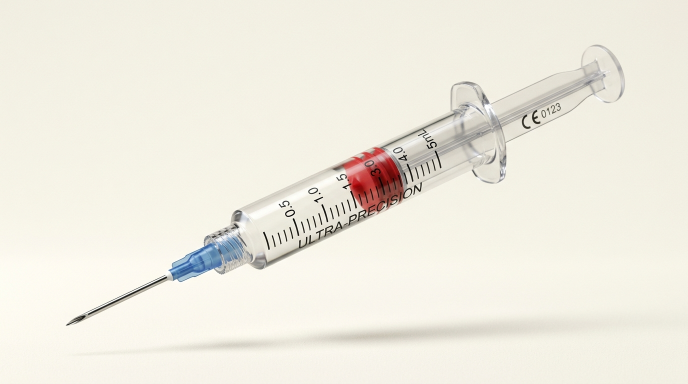
#> input picture assets/syringe_hero.jpg, 1376 x 768 px, found by its file name (shown at 1/2 size)
$ python cutout_syringe.py
#> lines starting #> are read from the running program, lines starting #| are printed output that depends on the picture; after the words box and inside, x2 and y2 are one past the last pixel; in counts of white or black regions, pixels touching at a corner belong together
import cv2
import numpy as np

def clean_cutout(img_path, out_path):
#> called with img_path = 'd:/3d/new2/assets/syringe_hero.jpg', out_path = 'd:/3d/new2/assets/syringe_hero.png'
    img = cv2.imread(img_path, cv2.IMREAD_COLOR)
#> img is the input picture: shape (768, 1376, 3); mean B, G, R 224.6, 235.8, 239.2
    h, w, _ = img.shape
#> h = 768; w = 1376

    # Convert to grayscale and LAB color space
    gray = cv2.cvtColor(img, cv2.COLOR_BGR2GRAY)
    lab = cv2.cvtColor(img, cv2.COLOR_BGR2LAB)
#> lab: shape (768, 1376, 3); mean of channels 0, 1, 2 237.9, 127.1, 134

    # Background color estimation from border samples (50px wide border)
    border_mask = np.ones((h, w), dtype=bool)
    border_mask[60:h-60, 60:w-60] = False

    bg_l = np.median(lab[border_mask, 0])
#> bg_l = 242
    bg_a = np.median(lab[border_mask, 1])
#> bg_a = 127
    bg_b = np.median(lab[border_mask, 2])
#> bg_b = 134

    # Compute delta-E color distance from background
    diff_l = lab[:, :, 0].astype(np.float32) - bg_l
    diff_a = lab[:, :, 1].astype(np.float32) - bg_a
    diff_b = lab[:, :, 2].astype(np.float32) - bg_b
    delta_e = np.sqrt(diff_l**2 + diff_a**2 + diff_b**2)

    # Also find edges with Canny
    edges = cv2.Canny(gray, 20, 70)
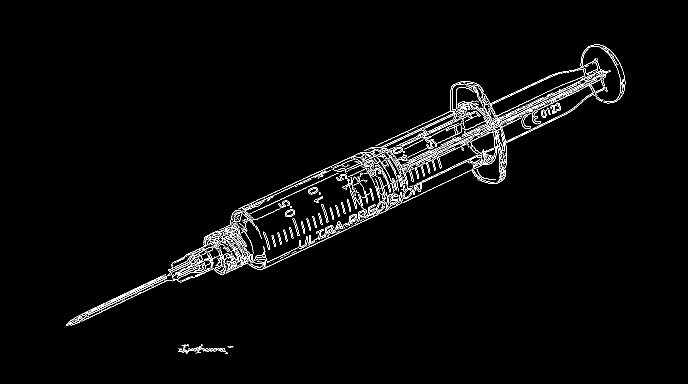
#> edges: shape (768, 1376) (shown at 1/2 size); 2.2% white in thin lines or dots, all inside (x1, y1, x2, y2) = (132, 89, 1251, 708)
    kernel_dil = cv2.getStructuringElement(cv2.MORPH_ELLIPSE, (5, 5))
    dilated_edges = cv2.dilate(edges, kernel_dil, iterations=1)
#> dilated_edges: shape (768, 1376); 7.7% white; 18 white regions, largest, box (x1, y1, x2, y2) and area: (130, 87, 1253, 654) 77177, (354, 686, 458, 710) 1238, (641, 406, 659, 447) 344

    # Syringe mask threshold (strict on background)
    # The syringe is clearly distinct from cream background
    mask = (delta_e > 16.0).astype(np.uint8) * 255
#> mask: shape (768, 1376); 7.8% white; 310 white regions (283 under 20 px), largest, box (x1, y1, x2, y2) and area: (131, 99, 1215, 652) 69471, (620, 646, 1075, 687) 8337, (387, 682, 538, 699) 1216
    mask = cv2.bitwise_or(mask, dilated_edges)
#> mask: shape (768, 1376); 9.9% white; 234 white regions (214 under 20 px), largest, box (x1, y1, x2, y2) and area: (130, 87, 1253, 654) 90547, (620, 646, 1075, 687) 8337, (354, 682, 538, 710) 2350

    # Perform morphological closing to fill internal transparent holes inside the syringe barrel/plastic
    kernel_close = cv2.getStructuringElement(cv2.MORPH_ELLIPSE, (15, 15))
    closed = cv2.morphologyEx(mask, cv2.MORPH_CLOSE, kernel_close)
#> closed: shape (768, 1376); 11.3% white; 8 white regions (5 under 20 px)

    # Find contours and keep the main syringe object
    contours, hierarchy = cv2.findContours(closed, cv2.RETR_EXTERNAL, cv2.CHAIN_APPROX_SIMPLE)
#> contours = 6 contours, 3 with area under 20; largest, box (x1, y1, x2, y2) and area: (130, 87, 1253, 654) 117781, (606, 645, 1092, 687) 8963, (354, 682, 555, 710) 2570

    final_mask = np.zeros((h, w), dtype=np.uint8)
    if contours:
        # Sort contours by area
        contours = sorted(contours, key=cv2.contourArea, reverse=True)
        # Combine large contours that belong to the syringe & needle
        for cnt in contours:
            area = cv2.contourArea(cnt)
            if area > 1200: # Syringe parts (barrel, plunger, needle hub, needle tip)
                cv2.drawContours(final_mask, [cnt], -1, 255, thickness=cv2.FILLED)
#> this loop made 6 passes
#> area on passes 1 to 3: 117781, 8963, 2570.5
#> final_mask: shape (768, 1376); 12.4% white; 3 white regions, box (x1, y1, x2, y2) and area: (130, 87, 1253, 654) 119032, (606, 645, 1092, 687) 9452, (354, 682, 555, 710) 2779

    # Smooth mask edges with bilateral / Gaussian blur for flawless anti-aliasing
    final_mask_blur = cv2.GaussianBlur(final_mask, (5, 5), 1.5)

    # Clear outer border pixels completely to guarantee zero card border
    final_mask_blur[:15, :] = 0
    final_mask_blur[-15:, :] = 0
    final_mask_blur[:, :15] = 0
    final_mask_blur[:, -15:] = 0

    # Create RGBA output
    b, g, r = cv2.split(img)
    rgba = cv2.merge([b, g, r, final_mask_blur])

    cv2.imwrite(out_path, rgba)
    print(f"Successfully processed {img_path} -> {out_path}")

clean_cutout("d:/3d/new2/assets/syringe_hero.jpg", "d:/3d/new2/assets/syringe_hero.png")
clean_cutout("d:/3d/new2/assets/syringe_side.jpg", "d:/3d/new2/assets/syringe_side.png")
#> call 2 of clean_cutout, with img_path = 'd:/3d/new2/assets/syringe_side.jpg', out_path = 'd:/3d/new2/assets/syringe_side.png'
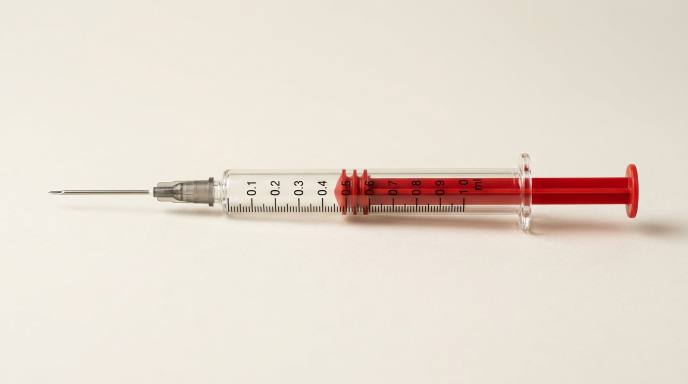
#> input picture assets/syringe_side.jpg, 1376 x 768 px, found by its file name (shown at 1/2 size)
#> in clean_cutout, img is the input picture: shape (768, 1376, 3); mean B, G, R 209.1, 220.8, 231
#> in clean_cutout (call 2), `gray = cv2.cvtColor(img, cv2.COLOR_BGR2GRAY)`:
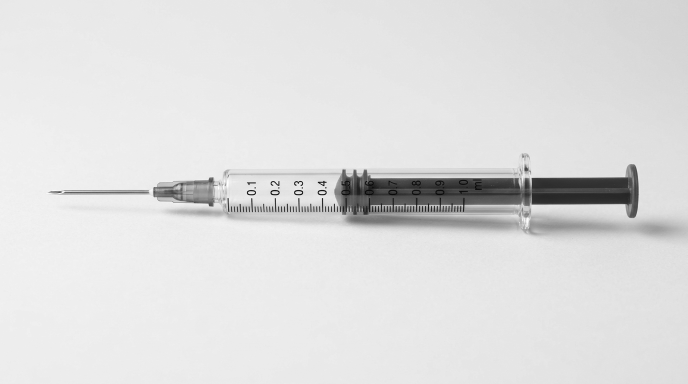
#> gray: shape (768, 1376) (shown at 1/2 size); min 1, max 255, mean 222.4
#> in clean_cutout (call 2), `lab = cv2.cvtColor(img, cv2.COLOR_BGR2LAB)`: lab: shape (768, 1376, 3); mean of channels 0, 1, 2 226.1, 129.7, 135.7
#> in clean_cutout (call 2), `bg_l = np.median(lab[border_mask, 0])`: bg_l = 234
#> in clean_cutout (call 2), `bg_a = np.median(lab[border_mask, 1])`: bg_a = 128
#> in clean_cutout (call 2), `bg_b = np.median(lab[border_mask, 2])`: bg_b = 135
#> in clean_cutout (call 2), `diff_b = lab[:, :, 2].astype(np.float32) - bg_b`:
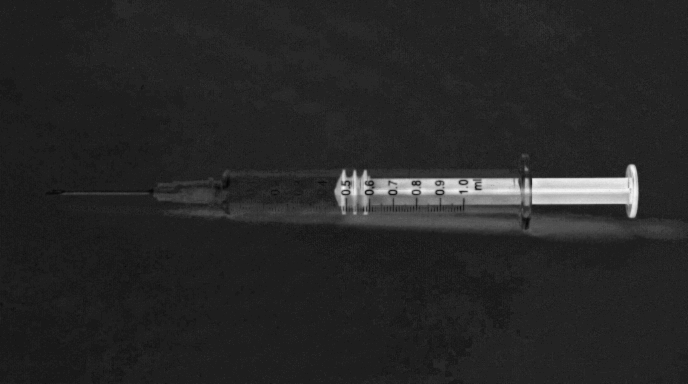
#> diff_b: shape (768, 1376) float32 (shown at 1/2 size); min -7, max 43, mean 0.7; drawn with min black and max white
#> in clean_cutout (call 2), `edges = cv2.Canny(gray, 20, 70)`:
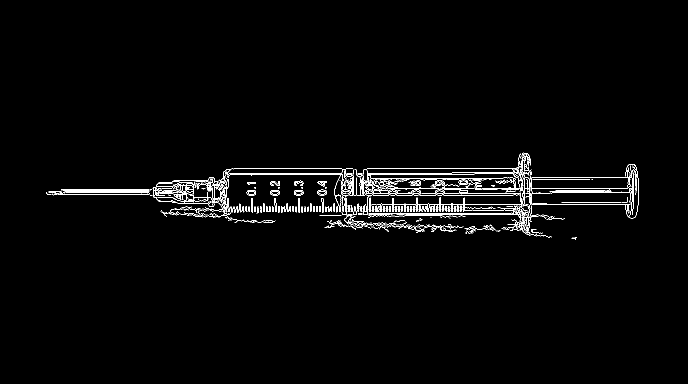
#> edges: shape (768, 1376) (shown at 1/2 size); 1.7% white in thin lines or dots, all inside (x1, y1, x2, y2) = (92, 305, 1278, 480)
#> in clean_cutout (call 2), `kernel_dil = cv2.getStructuringElement(cv2.MORPH_ELLIPSE, (5, 5))`: kernel_dil = [[0, 0, 1, 0, 0], [1, 1, 1, 1, 1], [1, 1, 1, 1, 1], [1, 1, 1, 1, 1], [0, 0, 1, 0, 0]]
#> in clean_cutout (call 2), `dilated_edges = cv2.dilate(edges, kernel_dil, iterations=1)`: dilated_edges: shape (768, 1376); 6.4% white; 8 white regions, largest, box (x1, y1, x2, y2) and area: (90, 303, 1280, 478) 65315, (586, 359, 609, 393) 602, (539, 360, 562, 393) 594
#> in clean_cutout (call 2), `mask = (delta_e > 16.0).astype(np.uint8) * 255`: mask: shape (768, 1376); 9.2% white; 580 white regions (557 under 20 px), largest, box (x1, y1, x2, y2) and area: (306, 306, 1376, 489) 90272, (1322, 0, 1376, 87) 1997, (93, 380, 300, 390) 1580
#> in clean_cutout (call 2), `mask = cv2.bitwise_or(mask, dilated_edges)`: mask: shape (768, 1376); 10.3% white; 543 white regions (526 under 20 px), largest, box (x1, y1, x2, y2) and area: (90, 303, 1376, 489) 103244, (1322, 0, 1376, 87) 1997, (586, 359, 609, 393) 602
#> in clean_cutout (call 2), `closed = cv2.morphologyEx(mask, cv2.MORPH_CLOSE, kernel_close)`:
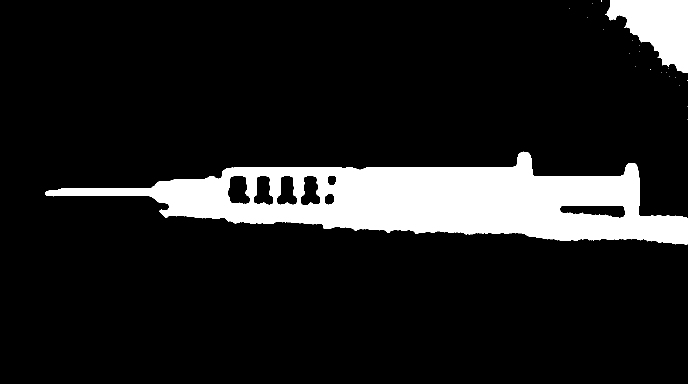
#> closed: shape (768, 1376) (shown at 1/2 size); 12% white; 22 white regions (20 under 20 px)
#> in clean_cutout (call 2), `contours, hierarchy = cv2.findContours(closed, cv2.RETR_EXTERNAL, cv2...`: contours = 22 contours, 20 with area under 20; largest, box (x1, y1, x2, y2) and area: (90, 303, 1376, 490) 120943, (1210, 0, 1376, 146) 13888
#> the loop in clean_cutout (call 2), `for cnt in contours:` made 22 passes
#> area on passes 1 to 2: 120943, 13888
#> after the loop in clean_cutout (call 2), `for cnt in contours:`: final_mask: shape (768, 1376); 12.9% white; 2 white regions, box (x1, y1, x2, y2) and area: (90, 303, 1376, 490) 122370, (1210, 0, 1376, 146) 14184
#> in clean_cutout (call 2), `b, g, r = cv2.split(img)`:
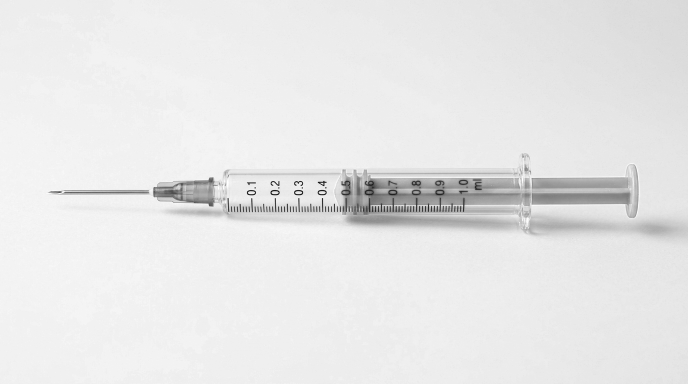
#> r: shape (768, 1376) (shown at 1/2 size); min 3, max 255, mean 231
